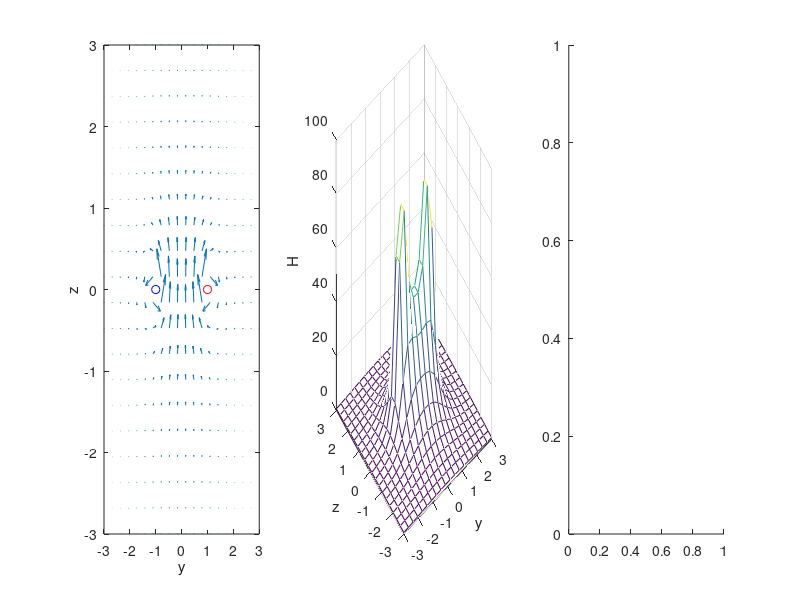

This figure's MATLAB source: (Note: this script raises an error after producing the figure.)
ym=3;  %Set the range of y direction in the field domain
zm=3; %Set the range of z direction in the field domain
y=linspace(-ym,ym,20); % Equally divide y axis into 20 parts
z=linspace(-zm,zm,20); % Equally divide z axis into 20 parts

a=1; %Input the radius of the current loop
I=100; %Input the current value in the current loop
C=I/(4*pi);     %Merge the constants
N=50;         %Set the number of division

theta0=linspace(0,2*pi,N+1);   %Division of the angle of circumference
theta1=theta0(1:N);
x1=a*cos(theta1); y1=a*sin(theta1);  %The start point coordinate of each segment of the loop
theta2=theta0(2:N+1);
x2=a*cos(theta2); y2=a*sin(theta2);  %The ending point coordinate of each segment of the loop

zc=0; xc=(x2+x1)./2; yc=(y2+y1)./2; %Calculate the 3 coordinate components of the midpoint
% of each segment of the loop.
dlz=0;dlx=x2-x1;dly=y2-y1;    %Calculate the 3 length components of each segment vector dl.

NGx=20; NGy=20;   %Grid dimension
Hy=zeros(20);Hz=zeros(20);H=zeros(20);         %Construct the H matrix
for i=1:NGy         %Loop computation of the value of H(x,y) in each grid
    for j=1:NGx
        rx=0-xc; ry=y(j)-yc; rz=z(i)-zc; %Calculate the 3 length components of the radius vector r,
        % and r is in the z = 0 plane.
        r3=sqrt(rx.^2+ry.^2+rz.^2).^3;      %Calculate r cube (r3)
        dlXr_y=dlz.*rx-dlx.*rz;       %Calculate the y, z components of the cross product dl×r,
        %x component is 0.
        dlXr_z=dlx.*ry-dly.*rx;
        Hy(i,j)=sum(C.*dlXr_y./r3);       %Accumulate the magnetic field intensity created
        %by each segment of the loop.
        Hz(i,j)=sum(C.*dlXr_z./r3);
        H=(Hy.^2+Hz.^2).^0.5;           %Calculate the magnitude of H
    end
end

subplot(1,3,1), quiver(y,z,Hy,Hz);       %Plot the vector graph of the magnetic field intensity
hold on
axis([-3,3,-3,3]);
plot(1,0,'ro',-1,0,'bo'),      %Standard coil section
xlabel('y'),ylabel('z'),      %Label the axis
subplot(1,3,2), mesh(y,z,H);%Plot the graph of magnetic field intensity
axis([-3,3,-3,3,0,100])
xlabel('y'),ylabel('z'),zlabel('H');

theta=[0 50 60 70 80 90 100 110 120 130 180].*pi/180;   %Set the radian value of the streamlines
ys=1.1*cos(theta);        %Set the streamline starting circle’s y coordinate
zs=1.1*sin(theta);         %Set the streamline starting circle’s z coordinate
subplot(1,3,3), streamline(y,z,Hy,Hz,ys,zs); %Outwardly plot the magnetic line of force from the starting circle.
streamline(y,z,-Hy,-Hz,ys,zs); %Inwardly plot the magnetic line of force from the starting circle.
xlabel('y'),ylabel('z');

